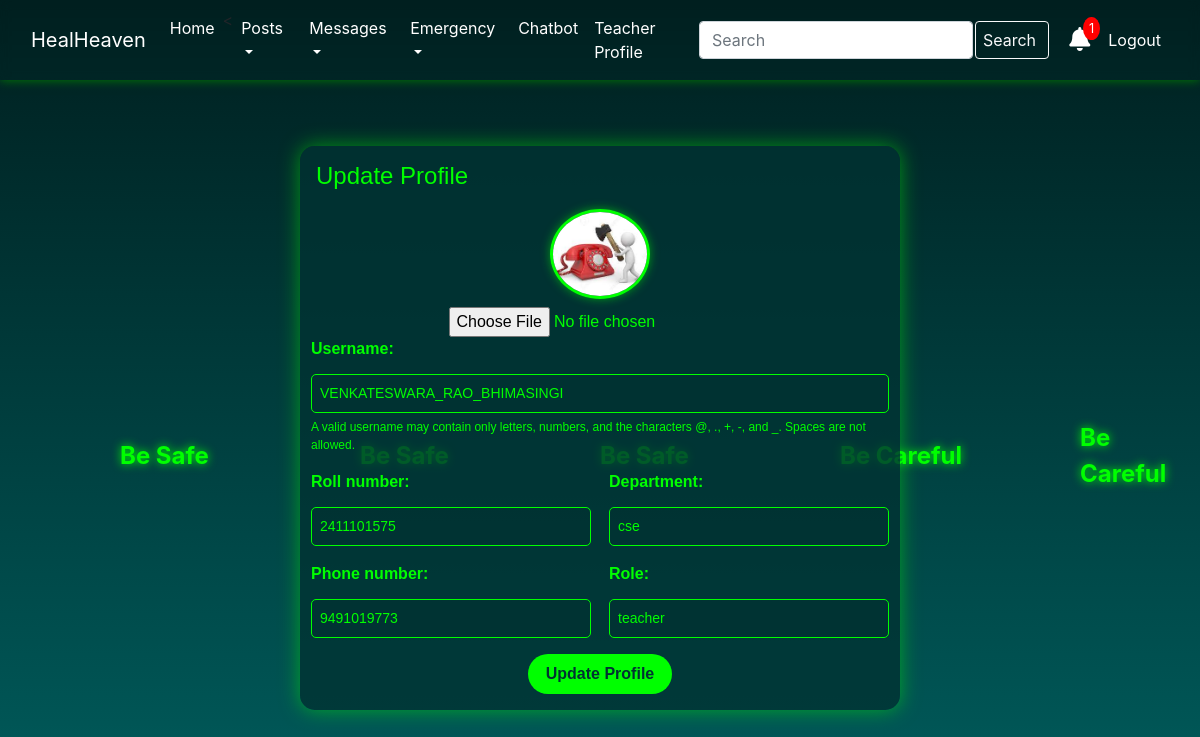
Screenshot of /update_teacher_profile/ (signed in) with the database file from the repository.
### blog/models.py (models this page shows, shortened)
class TeacherProfileDetails(models.Model):
    id = models.AutoField(primary_key=True)
    user = models.OneToOneField(User, on_delete=models.CASCADE, related_name="teacher_profile")
    roll_number = models.CharField(max_length=20, unique=True)
    department = models.CharField(max_length=100)  # Required during registration
    email = models.EmailField()  # Required during registration
    phone_number = models.CharField(max_length=15, null=True, blank=True)  # Optional
    role = models.CharField(max_length=20, default='teacher')  # Defaults to "teacher"
    image = models.ImageField(default='default.jpg', upload_to='profile_pics')

### blog/views.py (the view, shortened to what this page needs)
# urls.py: path('update_teacher_profile/', views.update_teacher_profile_view, name='update_teacher_profile'),
@login_required
def update_teacher_profile_view(request):
    teacher_profile = request.user.teacher_profile
    user_form = UserUpdateForm(instance=request.user)
    profile_form = TeacherProfileUpdateForm(instance=teacher_profile)
    print(f"Current Profile Picture URL: {teacher_profile.image.url}")
    context = {
        'user_form': user_form,
        'profile_form': profile_form,
        'simg': teacher_profile.image.url,  # Pass the current image URL
    }
    return render(request, 'blog/update_teacher_profile.html', context)

### blog/forms.py
class UserUpdateForm(forms.ModelForm):
    class Meta:
        model = User
        fields = ['username']  # Allow updating the username

class TeacherProfileUpdateForm(forms.ModelForm):
    class Meta:
        model = TeacherProfileDetails
        fields = ['roll_number', 'department', 'phone_number', 'role', 'image']

### blog/templates/blog/update_teacher_profile.html (shortened to what this page needs)
{% extends 'blog/home.html' %}
{% block content %}
<div class="wrapper-profile">
    <div class="update-card">
        <h4>Update Profile</h4>
        <form method="POST" enctype="multipart/form-data">
            <div class="profile-image-container">
                <img id="profileImage" src="{{ request.user.teacher_profile.image.url }}" alt="Profile Picture">
                <input type="file" name="image" id="imageInput" accept="image/*">
            </div>
            <div class="form-row">
                <div class="form-group">
                    {{ user_form.username.label_tag }}
                    {{ user_form.username }}
                    <small style="color: #00ff00; font-size: 12px;">
                        A valid username may contain only letters, numbers, and the characters @, ., +, -, and _.
                        Spaces are not allowed.
                    </small>
                </div>
            </div>
            <div class="form-row">
                <div class="form-group">
                    {{ profile_form.roll_number.label_tag }}
                    {{ profile_form.roll_number }}
                </div>
                <div class="form-group">
                    {{ profile_form.department.label_tag }}
                    {{ profile_form.department }}
                </div>
            </div>
            <div class="form-row">
                <div class="form-group">
                    {{ profile_form.phone_number.label_tag }}
                    {{ profile_form.phone_number }}
                </div>
                <div class="form-group">
                    {{ profile_form.role.label_tag }}
                    {{ profile_form.role }}
                </div>
            </div>
            <input type="submit" value="Update Profile">
        </form>
    </div>
</div>
{% endblock %}

### blog/templates/blog/home.html (style rules this page uses)
* { margin: 0; padding: 0; box-sizing: border-box; }
body { background: linear-gradient(to bottom, #001f1f, #005f5f); overflow: hidden; scrollbar-color: #00ff00 rgba(0, 50, 50, 0.9); }

### blog/templates/blog/update_teacher_profile.html (style rules this page uses)
.wrapper-profile { display: flex; justify-content: center; align-items: center; position: fixed; top: 50%; left: 50%; transform: translate(-50%, -50%); width: 100%; height: 100%; }
.update-card { width: 600px; height: auto; padding: 16px; background: rgba(0, 50, 50, 0.8); border-radius: 15px; box-shadow: 0 0 20px rgba(0, 255, 0, 0.5); color: #00ff00; font-family: 'Poppins', Arial, sans-serif; animation: fadeIn 2s ease-in-out; display: flex; flex-direction: column; gap: 10px; }
.profile-image-container { display: flex; flex-direction: column; align-items: center; gap: 8px; }
.profile-image-container img { width: 100px; height: 90px; object-fit: cover; border-radius: 50%; border: 3px solid #00ff00; box-shadow: 0 0 10px rgba(0, 255, 0, 0.5); }
.form-row { display: flex; justify-content: space-between; gap: 18px; }
.form-group { flex: 1; display: flex; flex-direction: column; gap: 5px; }
.form-group label { font-weight: bold; color: #00ff00; }
.form-group input, .form-group select { padding: 8px; border-radius: 5px; border: 1px solid #00ff00; background: rgba(0, 50, 50, 0.8); color: #00ff00; font-family: 'Poppins', Arial, sans-serif; font-size: 14px; }
.update-card form input[type="submit"] { background: #00ff00; color: #003232; border: none; cursor: pointer; font-weight: bold; padding: 8px 18px; border-radius: 25px; font-size: 16px; transition: transform 0.3s, box-shadow 0.3s; display: block; margin: 0 auto; }

### rows the page displays
TeacherProfileDetails: roll_number "2411101575", department "cse", phone_number "9491019773", role "teacher"

### other values shown
{{ user_form.username.label_tag }} "Username:"
{{ profile_form.roll_number.label_tag }} "Roll number:"
{{ profile_form.department.label_tag }} "Department:"
{{ profile_form.phone_number.label_tag }} "Phone number:"
{{ profile_form.role.label_tag }} "Role:"
